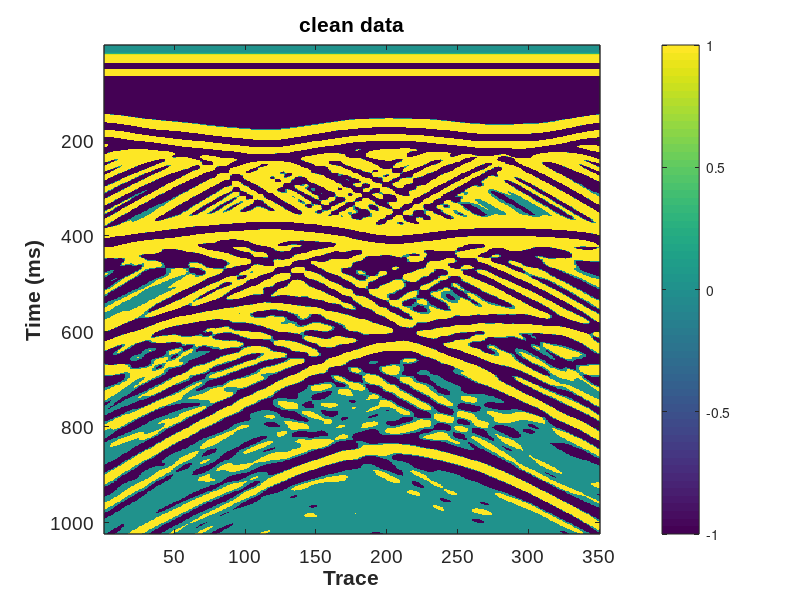
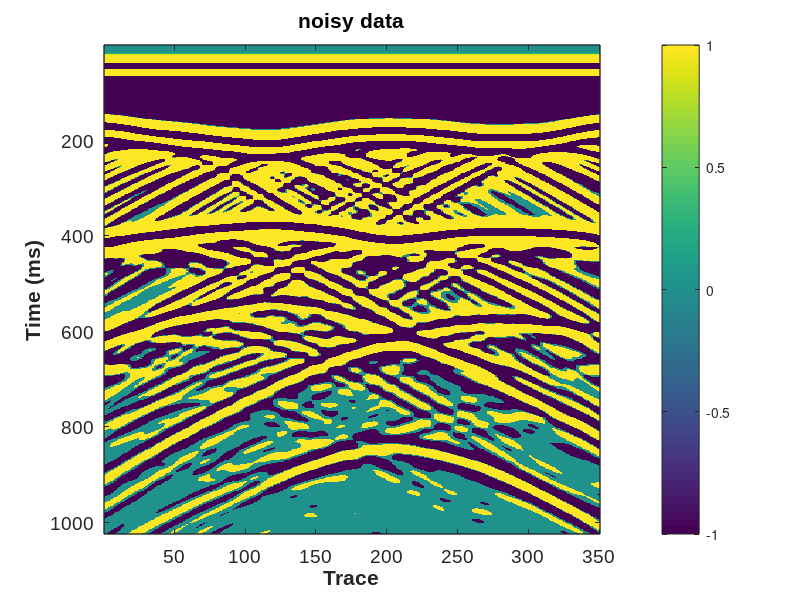

Reproduce these figures in MATLAB, in order. (Note: this script raises an error after producing the figures.)
%% Demo for structure-oriented filtering algorithm of 2D data
%
%  The input free parameters of the slope estimation and structural
%  filtering are listed as follows: 
%-------------------------------------------------------------------------
%  1. slope estimation (str_dip2d.m)
%  din: input data for slope estimation
%  niter: number of non-linear iterations (default value 5-10)
%  liter: number of linear iterations (default value 10-20)
%  order: accuracy order of PWD filter (default value 1 or 2)
%  eps_dv: regualrization parameter in the non-linear iteration (default value 0.01)
%  eps_cg: regualrization parameter in the linear iteration (CG) (default value 1)
%  eps_cg: tolerance in the linear iteration (CG) (default value 0.000001)
%  rect:  size of the triangle smoothing operator (default value 5-10)
%  verb: verbosity flag that controls if printing the iteration number of CG (default value 1)
%-------------------------------------------------------------------------
%  2. structural filtering (str_pwsmooth_lop2d.m)
%  dn: noisy data
%  dip: slope field
%  ns: spray radius (smoothing length) (default value 1-4)
%  order: accuracy order of PWD filter (default value 1 or 2)
%  eps: regularization parameter (default value 0.01);
%
% Copyright (c) 2021 by the Society of Exploration Geophysicists.
% You must read and accept usage terms at:
%    https://software.seg.org/disclaimer.txt before use.

%% Generate synthetic data
clear;clc;close all;

% w=str_ricker(30,0.001,0.1);
% t=zeros(300,1000);
% sigma=300;A=100;B=200;
% for i=1:size(t,2)
% k=floor(-A*exp(-(i-size(t,2)/2).^2/sigma.^2)+B);
% if k>0&&k<=size(t,1)
%     t(k,i)=1;
% end
% end
% for i=1:size(t,2)
% data(:,i)=conv(t(:,i),w);
% end
% data=data(:,1:10:end);
% data=data./max(max(data));

% read legacy_originalTrace.dat into data and transpose
% data = load('legacy_originalTrace_SLMO.dat');
% data = load('legacy_originalTrace_DAT0003.dat');
% data = load('legacy_originalTrace_ladder.dat');
% data = load('legacy_originalTrace_SLMO_ROUGH.dat');
% data = load('legacy_originalTrace_SLOL.dat');
data = load("legacy_originalTrace_SLOL_NL.dat");
% data = data';

scnoi=(rand(size(data))*2-1)*0.2;
% dn=data+scnoi;
dn = data;


% plot figures
lim1=-1;lim2=1;
x1=100;y1=100;dx=400;dy=500;

figure;imagesc(data);ax = gca;

set(ax, 'CLim', [lim1 lim2]);
set(gcf,'position',[x1,y1,dx,dy]);
colorbar;xlabel('Trace','FontName','Arial','FontWeight','Bold','FontSize',14);
ylabel('Time (ms)','FontName','Arial','FontWeight','Bold','FontSize',14);
set(gca,'FontName','Arial','FontSize',14,'LineWidth',1);
title('clean data');

figure;imagesc(dn);ax = gca;

set(ax, 'CLim', [lim1 lim2]);
set(gcf,'position',[x1,y1,dx,dy]);
colorbar;xlabel('Trace','FontName','Arial','FontWeight','Bold','FontSize',14);
ylabel('Time (ms)','FontName','Arial','FontWeight','Bold','FontSize',14);
set(gca,'FontName','Arial','FontSize',14,'LineWidth',1);
title('noisy data');

%% Slope estimation
dtemp=dn*0;%dtemp is the preprocessed data
for i=1:size(dn,1)
    dtemp(i,:)=smooth(dn(i,:),5);
end

% default parameter values are suitable for most cases
[dip]=str_dip2d(dtemp);

%plot figures
lim1=-1.2;lim2=2.7;
x1=100;y1=100;dx=400;dy=500;
figure;imagesc(dip);colormap(jet);ax = gca;
set(ax, 'CLim', [lim1 lim2]);
set(gcf,'position',[x1,y1,dx,dy]);
colorbar;xlabel('Trace','FontName','Arial','FontWeight','Bold','FontSize',14);
ylabel('Time (ms)','FontName','Arial','FontWeight','Bold','FontSize',14);
set(gca,'FontName','Arial','FontSize',14,'LineWidth',1);
title('slope field');


%% Structural smoothing
r=2;
eps=0.01;
order=2;
% dn is the input noisy data, d1 is the output smoothed data
d1=str_pwsmooth_lop2d(dn,dip,r,order,eps);



%plot figures
lim1=-1;lim2=1;
x1=100;y1=100;dx=400;dy=500;

figure;imagesc(d1);ax = gca;

set(ax, 'CLim', [lim1 lim2]);
set(gcf,'position',[x1,y1,dx,dy]);
colorbar;xlabel('Trace','FontName','Arial','FontWeight','Bold','FontSize',14);
ylabel('Time (ms)','FontName','Arial','FontWeight','Bold','FontSize',14);
set(gca,'FontName','Arial','FontSize',14,'LineWidth',1);
title('denoising result (proposed)');

figure;imagesc(dn-d1);ax = gca;

set(ax, 'CLim', [lim1 lim2]);
set(gcf,'position',[x1,y1,dx,dy]);
colorbar;xlabel('Trace','FontName','Arial','FontWeight','Bold','FontSize',14);
ylabel('Time (ms)','FontName','Arial','FontWeight','Bold','FontSize',14);
set(gca,'FontName','Arial','FontSize',14,'LineWidth',1);
title('removed noise (proposed)');

figure;imagesc(dtemp);ax = gca;

set(ax, 'CLim', [lim1 lim2]);
set(gcf,'position',[x1,y1,dx,dy]);
colorbar;xlabel('Trace','FontName','Arial','FontWeight','Bold','FontSize',14);
ylabel('Time (ms)','FontName','Arial','FontWeight','Bold','FontSize',14);
set(gca,'FontName','Arial','FontSize',14,'LineWidth',1);
title('denoising result (conventional)');

figure;imagesc(dn-dtemp);ax = gca;

set(ax, 'CLim', [lim1 lim2]);
set(gcf,'position',[x1,y1,dx,dy]);
colorbar;xlabel('Trace','FontName','Arial','FontWeight','Bold','FontSize',14);
ylabel('Time (ms)','FontName','Arial','FontWeight','Bold','FontSize',14);
set(gca,'FontName','Arial','FontSize',14,'LineWidth',1);
title('removed noise (conventional)');

snrn=str_snr(data,dn);
snr1=str_snr(data,d1);
snrc=str_snr(data,dtemp);


% write dip to excel file
xlswrite('dip.xlsx',dip);

